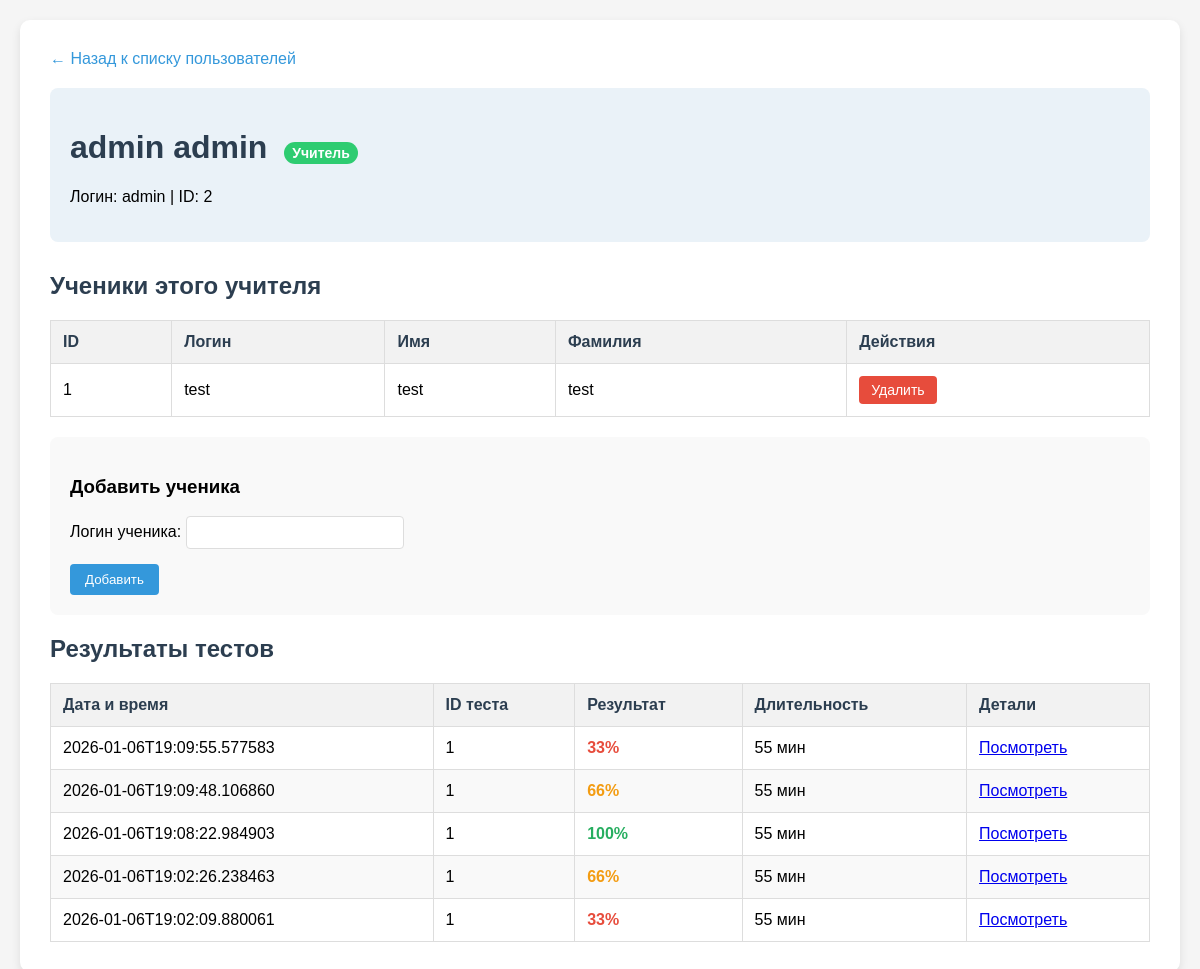
The app's page /admin/view-user/2 (signed in), older data.
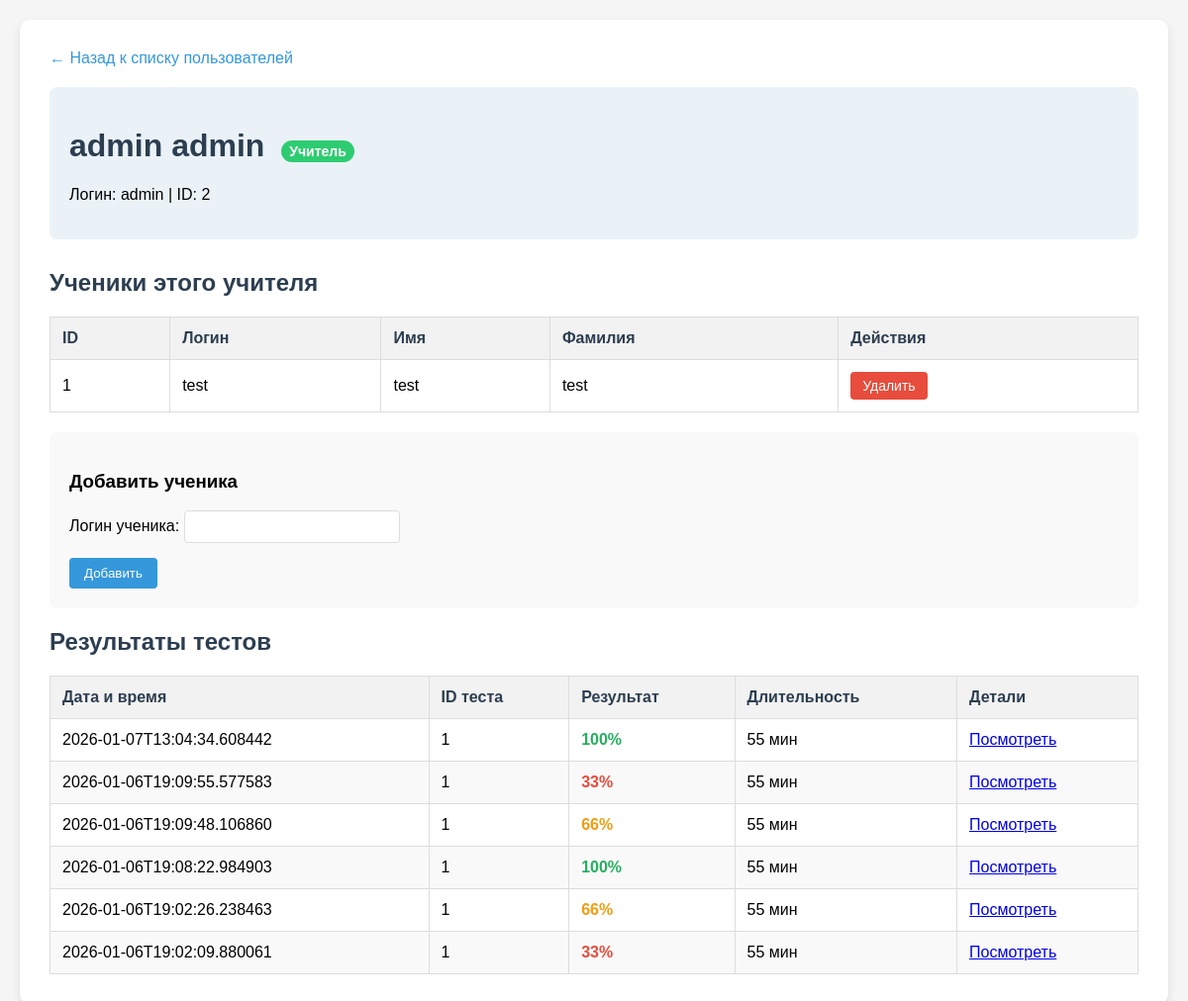
The same page, newer data.
### tables this page shows
CREATE TABLE users (id INTEGER PRIMARY KEY AUTOINCREMENT, username TEXT UNIQUE NOT NULL, name TEXT, surname TEXT, password TEXT NOT NULL);

CREATE TABLE attempts (id INTEGER PRIMARY KEY AUTOINCREMENT, test_id INTEGER NOT NULL, user_id INTEGER NOT NULL, score INTEGER NOT NULL, answers TEXT NOT NULL, timestamp TEXT NOT NULL, time INTEGER);

CREATE TABLE tests (id INTEGER PRIMARY KEY AUTOINCREMENT, time INTEGER NOT NULL, attempts INTEGER NOT NULL, tasks_id TEXT NOT NULL, access_code TEXT, test_name TEXT);

### app.py (the view)
@app.route('/admin/view-user/<int:user_id>')
def admin_view_user(user_id):
    if not is_admin():
        flash('Доступ запрещен', 'error')
        return redirect(url_for('home'))
    conn = sqlite3.connect(DB_PATH)
    cursor = conn.cursor()
    cursor.execute("SELECT id, username, name, surname FROM users WHERE id = ?", (user_id,))
    user = cursor.fetchone()
    if not user:
        flash('Пользователь не найден', 'error')
        return redirect(url_for('admin_panel'))
    user_info = {'id': user[0], 'username': user[1], 'name': user[2], 'surname': user[3], 'is_teacher': is_user_teacher(user_id)}
    students = []
    if user_info['is_teacher']:
        cursor.execute("SELECT u.id, u.username, u.name, u.surname FROM teacher_students ts JOIN users u ON ts.student_id = u.id WHERE ts.teacher_id = ?", (user_id,))
        students = [{'id': row[0], 'username': row[1], 'name': row[2], 'surname': row[3]} for row in cursor.fetchall()]
    cursor.execute("SELECT a.id, a.test_id, a.score, a.timestamp, t.time FROM attempts a JOIN tests t ON a.test_id = t.id WHERE a.user_id = ? ORDER BY a.timestamp DESC", (user_id,))
    attempts = [{'id': row[0], 'test_id': row[1], 'score': row[2], 'timestamp': row[3], 'time': row[4]} for row in cursor.fetchall()]
    conn.close()
    return render_template('admin_user_view.html', user_info=user_info, students=students, attempts=attempts, current_user=session.get('user_info'))

### app.py (called while the page is built)
def is_admin():
    return 'user_info' in session and session['user_info'].get('username') == 'admin'

def is_user_teacher(user_id):
    conn = sqlite3.connect(DB_PATH)
    cursor = conn.cursor()
    cursor.execute("SELECT 1 FROM teachers WHERE user_id = ?", (user_id,))
    result = cursor.fetchone() is not None
    conn.close()
    return result

### templates/admin_user_view.html (shortened to what this page needs)
<!DOCTYPE html>
<html lang="ru">
<head>
</head>
<body>
    <div class="container">
        <a href="{{ url_for('admin_panel') }}" class="back-link">← Назад к списку пользователей</a>
        <div class="user-header">
            <h1>
                {{ user_info.name }} {{ user_info.surname }}
                {% if user_info.is_teacher %}
                <span class="teacher-badge">Учитель</span>
                {% endif %}
            </h1>
            <p>Логин: {{ user_info.username }} | ID: {{ user_info.id }}</p>
        </div>
        {% if user_info.is_teacher %}
        <h2>Ученики этого учителя</h2>
        {% if students %}
        <table>
            <thead>
                <tr>
                    <th>ID</th>
                    <th>Логин</th>
                    <th>Имя</th>
                    <th>Фамилия</th>
                    <th>Действия</th>
                </tr>
            </thead>
            <tbody>
                {% for student in students %}
                <tr>
                    <td>{{ student.id }}</td>
                    <td>{{ student.username }}</td>
                    <td>{{ student.name }}</td>
                    <td>{{ student.surname }}</td>
                    <td>
                        <form method="POST" action="{{ url_for('admin_remove_student') }}" style="display: inline;">
                            <button type="submit" class="btn btn-danger">Удалить</button>
                        </form>
                    </td>
                </tr>
                {% endfor %}
            </tbody>
        </table>
        {% else %}
        <p>У этого учителя пока нет учеников.</p>
        {% endif %}
        <div class="add-student-form">
            <h3>Добавить ученика</h3>
            <form method="POST" action="{{ url_for('admin_add_student') }}">
                <div class="form-group">
                    <label for="student_username">Логин ученика:</label>
                    <input type="text" id="student_username" name="student_username" class="form-control" required>
                </div>
                <button type="submit" class="submit-btn">Добавить</button>
            </form>
        </div>
        {% endif %}
        <h2>Результаты тестов</h2>
        {% if attempts %}
        <table>
            <thead>
                <tr>
                    <th>Дата и время</th>
                    <th>ID теста</th>
                    <th>Результат</th>
                    <th>Длительность</th>
                    <th>Детали</th>
                </tr>
            </thead>
            <tbody>
                {% for attempt in attempts %}
                <tr>
                    <td>{{ attempt.timestamp }}</td>
                    <td>{{ attempt.test_id }}</td>
                    <td class="result-cell
                        {% if attempt.score >= 80 %}result-good
                        {% elif attempt.score >= 50 %}result-medium
                        {% else %}result-bad
                        {% endif %}">
                        {{ attempt.score }}%
                    </td>
                    <td>{{ attempt.time }} мин</td>
                    <td>
                        <a href="{{ url_for('test_result', attempt_id=attempt.id) }}">
                            Посмотреть
                        </a>
                    </td>
                </tr>
                {% endfor %}
            </tbody>
        </table>
        {% else %}
        <p>Пользователь еще не прошел ни одного теста.</p>
        {% endif %}
    </div>
</body>
</html>

Row changes from the older to the newer data that the page shows:
added attempts: timestamp "2026-01-07T13:04:34.608442", test_id "1", score "100", time "55"
